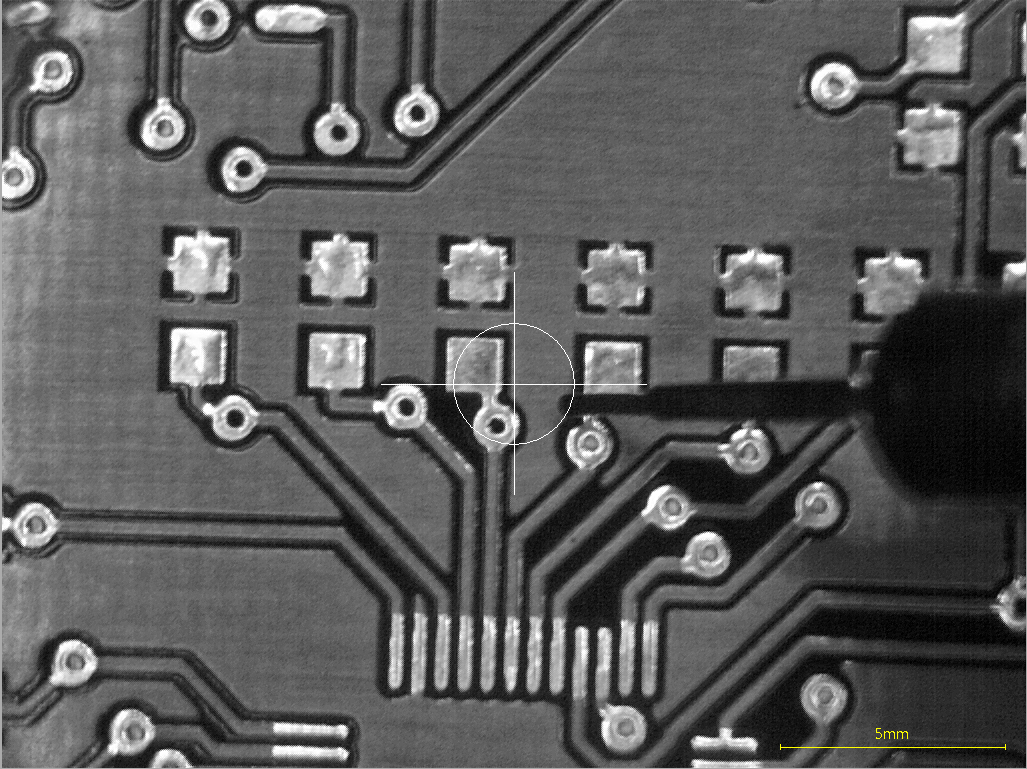
#> input picture tests/unit-detector-0_train.png, 1027 x 769 px
$ python detect.py ../tests/unit-detector-0_train.png ../tests/unit-detector-1_train.png ../tests/unit-detector-1_train.png
#> lines starting #> are read from the running program, lines starting #| are printed output that depends on the picture
"""

"""

import os
from json import dumps, loads
from datetime import datetime
from sys import argv

### Глобальные параметры
MIN_MATCH_COUNT = 10
FLANN_INDEX_PARAMS = {"algorithm":1, "trees":5}
FLANN_SEARCH_PARAMS = {"checks":50}

def decorate_logging(func):
    ###
    def _(*args, **kwargs):
        """ Инициализация системы логирования
        """
        import logging


        now = datetime.now()
        JOB = str(now.date()), ''.join(x for x in str(now)[:19] if x.isdigit())

        ### Параметры логирования
        path = './logs/{}'.format(now.date())
        os.makedirs(path, exist_ok=True)
        logging.basicConfig(filename=os.path.join(path, '{}.log'.format(JOB)), level=logging.DEBUG)

        return func(*args, **kwargs)

    return _

@decorate_logging
def detect(
    query_img_path:str,
    train_img_path:str,
    params:dict={
        "MIN_MATCH_COUNT":MIN_MATCH_COUNT,
        "FLANN_INDEX_PARAMS": FLANN_INDEX_PARAMS,
        "FLANN_SEARCH_PARAMS": FLANN_SEARCH_PARAMS
    }
) -> None:
    """ Определение объекта на изображении

    >>> ... query_img_path ~ (str) - путь к объекту
    >>> ... train_img_path ~ (str) - путь к изображению
    >>> ... params ~ (dict) - набор корректирующих параметров
    >>> return (None)
    """

    import cv2 as cv
    import numpy as np
    from math import acos, sqrt, pi
    from matplotlib import pyplot as plt

    MIN_MATCH_COUNT = params.get('MIN_MATCH_COUNT', None)
    FLANN_INDEX_PARAMS = params.get('FLANN_INDEX_PARAMS', None)
    FLANN_SEARCH_PARAMS = params.get('FLANN_SEARCH_PARAMS', None)

    query_img = cv.imread(query_img_path, cv.IMREAD_GRAYSCALE) ### объект
    train_img = cv.imread(train_img_path, cv.IMREAD_GRAYSCALE) ### изображение

    sift = cv.SIFT_create() ### инициализация детектора
    ### Поиск ключевых точек и дескрипторов
    query_key, query_des = sift.detectAndCompute(query_img, None)
    train_key, train_des = sift.detectAndCompute(train_img, None)
    ### Мэтчинг
    flann = cv.FlannBasedMatcher(FLANN_INDEX_PARAMS, FLANN_SEARCH_PARAMS)
    matches = flann.knnMatch(query_des, train_des, k=2)

    ### Определение подходящих мэтчей по проверке Lowe
    good_matches = [m for m, n in matches if m.distance < 0.7 * n.distance]

    if len(good_matches) < MIN_MATCH_COUNT: raise Exception( ### обработка исключений
        "Недостаточно совпадений найдено - {}/{}".format(len(good_matches), MIN_MATCH_COUNT)
    )

    ### Гомография
    M, mask = cv.findHomography(
        srcPoints=np.float32([query_key[m.queryIdx].pt for m in good_matches]).reshape(-1,1,2),
        dstPoints=np.float32([train_key[m.trainIdx].pt for m in good_matches]).reshape(-1,1,2),
        method=cv.RANSAC,
        ransacReprojThreshold=5.0
    )
    matches_mask = mask.ravel().tolist()

    ### Определение крайних точек объекта
    h, w = query_img.shape
    query_pts=np.float32([[0,0], [0,h-1], [w-1,h-1], [w-1,0]]).reshape(-1,1,2)
    train_pts = cv.perspectiveTransform(src=query_pts, m=M)
    train_img = cv.polylines( ### выделение объекта на изображении
        img=train_img,
        pts=[np.int32(train_pts)],
        isClosed=True,
        color=255,
        thickness=5,
        lineType=cv.LINE_AA
    )

    ### Определение смещения и поворота
    shifted_x = train_pts[-1][0][0] - train_pts[0][0][0]
    shifted_y = train_pts[-1][0][1] - train_pts[0][0][1]
    radius = sqrt(shifted_x**2 + shifted_y**2)

    angle = round(acos(shifted_x / radius) * 180 / pi, 1)
    if round(shifted_y, 1) != 0: angle = angle if shifted_y > 0 else -angle

    # [31 lines of commented-out code are left out]


if __name__ == '__main__':
    ### Проверка на наличие необходимого количества параметров
    if len(argv[1:]) < 2: raise Exception(
        'Недостаточное количество входных параметров: {}.\n'.format(argv[1:]) + \
        'Обязательно наличие пути к образцу, пути к изображению.'
    )
    ### Проверка на корректность указаных параметров
    for path in argv[1:3]:
        if not os.path.exists(path): raise Exception(
        'Некорректный путь к файлу: {}.'.format(path)
    )
    ### Если detect.py вызван корректно
    detect(
        query_img_path=argv[1],
        train_img_path=argv[2],
        ### Нет необходимости в коррекции параметров при первоначальном вызове
        # **({"params": loads(argv[3].replace('\'', '"'))} if len(argv[1:]) == 3 else {})
    )
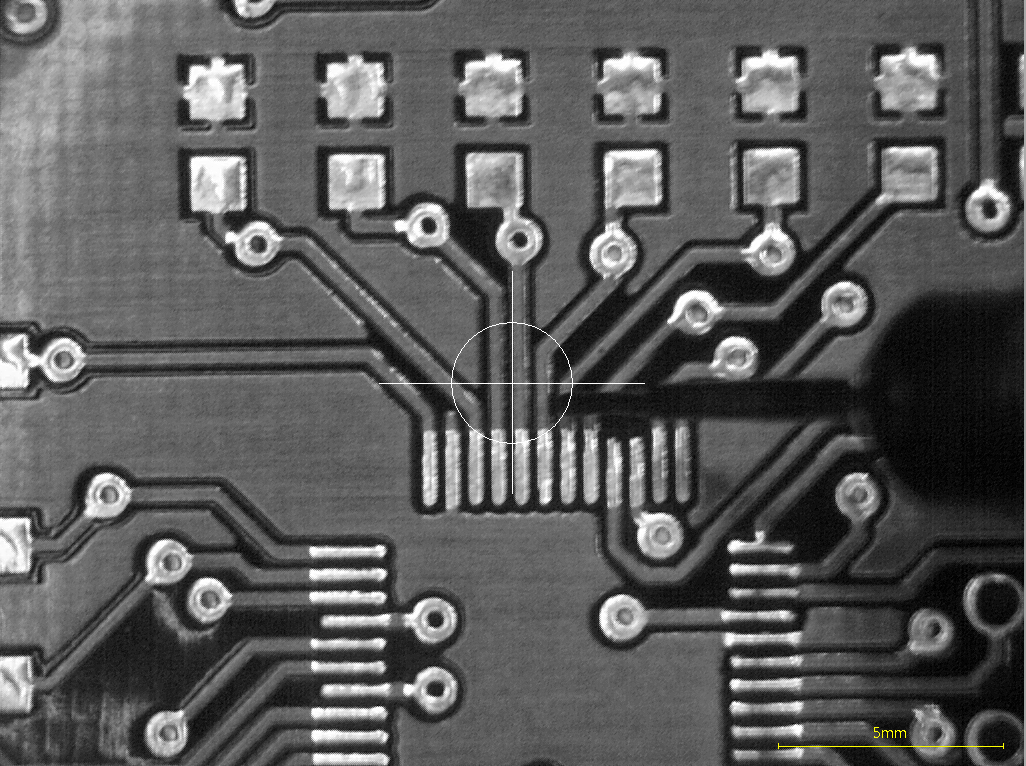
#> input picture tests/unit-detector-1_train.png, 1026 x 766 px
#> in detect, `query_key, query_des = sift.detectAndCompute(query_img, None)`: query_key = 2662 keypoints; strongest (x, y, size): (417, 113, 9.5), (244, 168, 9.8), (406, 407, 9.9), (235, 418, 10.4)
#> in detect, `train_key, train_des = sift.detectAndCompute(train_img, None)`: train_key = 2964 keypoints; strongest (x, y, size): (735, 546, 8.8), (736, 684, 7.7), (429, 225, 9.6), (380, 551, 7.8)
#> in detect, `matches = flann.knnMatch(query_des, train_des, k=2)`: matches = 2662 matches
#> in detect, `good_matches = [m for m, n in matches if m.distance < 0.7 * n.distance]`: good_matches = 236 matches
#> in detect, `M, mask = cv.findHomography( srcPoints=np.float32([query_key[m.queryId..`: M = [[0.998, 0.0466, 3.85], [-0.0452, 0.999, -163.2], [-1.34e-06, 1.85e-06, 1]]; mask = 236 values, max 1 at index 0, min 0 at index 2, mean 0.767
#> in detect, `matches_mask = mask.ravel().tolist()`: matches_mask has the same summary as mask
#> in detect, `train_pts = cv.perspectiveTransform(src=query_pts, m=M)`: train_pts = [[3.85, -163.2], [39.55, 603], [1063.6, 557.5], [1029.3, -209.8]]
#> in detect, `train_img = cv.polylines(`:
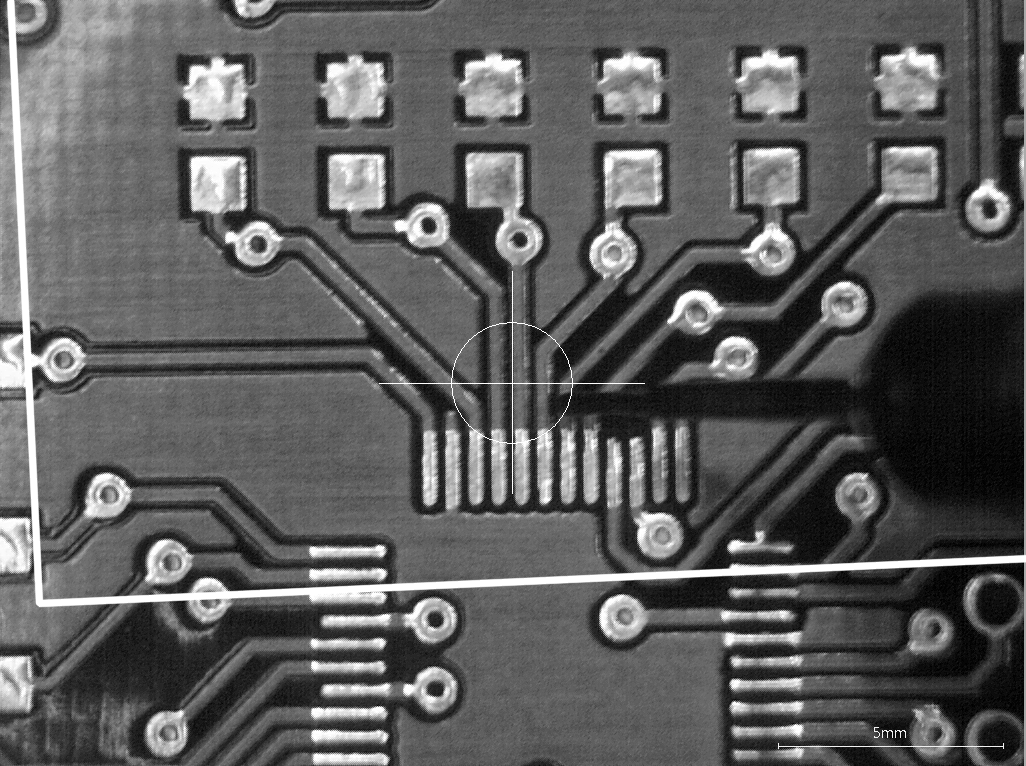
#> train_img: shape (766, 1026); min 0, max 255, mean 93.2
#> in detect, `shifted_x = train_pts[-1][0][0] - train_pts[0][0][0]`: shifted_x = 1025.5
#> in detect, `shifted_y = train_pts[-1][0][1] - train_pts[0][0][1]`: shifted_y = -46.62
#> in detect, `radius = sqrt(shifted_x**2 + shifted_y**2)`: radius = 1026.5
#> in detect, `angle = round(acos(shifted_x / radius) * 180 / pi, 1)`: angle = 2.6
#> in detect, `if round(shifted_y, 1) != 0: angle = angle if shifted_y > 0 else -angle`: angle = -2.6
